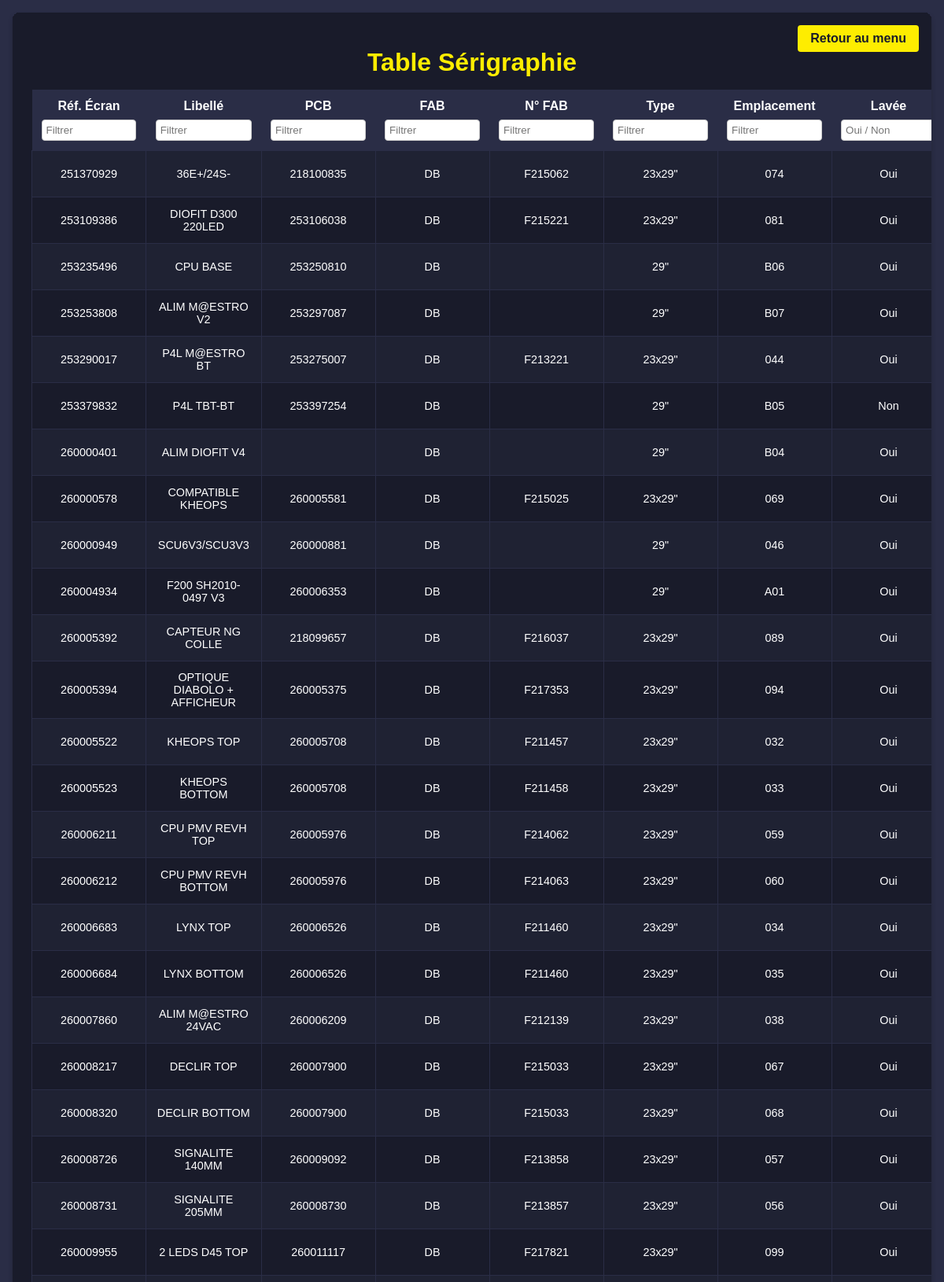
Screenshot of /ecran (signed in, upper part) with the database file from the repository.
### tables this page shows
CREATE TABLE "serigraphie" (
	"ref_ecran"	INTEGER UNIQUE,
	"libelle"	TEXT NOT NULL,
	"pcb"	INTEGER,
	"fab"	TEXT NOT NULL,
	"n_fab"	TEXT,
	"type"	TEXT NOT NULL,
	"n"	TEXT NOT NULL UNIQUE,
	"sorti"	INTEGER DEFAULT 0,
	"lave"	INTEGER DEFAULT 1,
	PRIMARY KEY("ref_ecran")
);

### APP.py (the view)
@app.route('/ecran')
def ecran():
    if 'prenom' not in session:
        return redirect('/')
    with get_db_connection() as conn:
        cursor = conn.cursor()
        cursor.execute('SELECT ref_ecran, libelle, pcb, fab, n_fab, type, n, sorti, lave FROM serigraphie')
        ecrans = cursor.fetchall()
    admin = session.get('admin', 0) == 1
    return render_template('ecran.html', ecrans=ecrans, admin=admin)

### APP.py (called while the page is built)
def get_db_connection():
    conn = sqlite3.connect(database)
    conn.row_factory = sqlite3.Row
    return conn

### Templates/ecran.html (shortened to what this page needs)
<!DOCTYPE html>
<html lang="fr">
<head>
    <link rel="stylesheet" href="Styles/ecran.css">
</head>
<body>
    <div class="container">
        <h1>Table Sérigraphie</h1>
        <a href="{{ url_for('index') }}" class="admin-link">Retour au menu</a>
        <table id="serigraphie-table">
            <thead>
                <tr>
                    <th>Réf. Écran<br><input type="text" class="filter-input" data-column="0" placeholder="Filtrer"></th>
                    <th>Libellé<br><input type="text" class="filter-input" data-column="1" placeholder="Filtrer"></th>
                    <th>PCB<br><input type="text" class="filter-input" data-column="2" placeholder="Filtrer"></th>
                    <th>FAB<br><input type="text" class="filter-input" data-column="3" placeholder="Filtrer"></th>
                    <th>N° FAB<br><input type="text" class="filter-input" data-column="4" placeholder="Filtrer"></th>
                    <th>Type<br><input type="text" class="filter-input" data-column="5" placeholder="Filtrer"></th>
                    <th>Emplacement<br><input type="text" class="filter-input" data-column="6" placeholder="Filtrer"></th>
                    <th>Lavée<br><input type="text" class="filter-input" data-column="7" placeholder="Oui / Non"></th>
                </tr>
            </thead>
            <tbody>
                {% for ecran in ecrans %}
                <tr>
                    <td>{{ ecran.ref_ecran }}</td>
                    <td>{{ ecran.libelle }}</td>
                    <td>{{ ecran.pcb }}</td>
                    <td>{{ ecran.fab }}</td>
                    <td>{{ ecran.n_fab }}</td>
                    <td>{{ ecran.type }}</td>
                    <td>{{ ecran.n }}</td>
                    <td>{{ 'Oui' if ecran.lave == 1 else 'Non' }}</td>
                </tr>
                {% endfor %}
            </tbody>
        </table>
    </div>
</body>
</html>

### Styles/ecran.css (style rules this page uses)
body { font-family: 'Lucida Sans', 'Lucida Sans Regular', 'Lucida Grande', 'Lucida Sans Unicode', Geneva, Verdana, sans-serif; background-color: #2A2D46; display: flex; justify-content: center; align-items: flex-start; margin: 0; padding: 1rem; box-sizing: border-box; }
.container { background-color: #191B2A; padding: 1.5rem; border-radius: 8px; box-shadow: 0 4px 6px rgba(0, 0, 0, 0.2); width: 100%; max-width: 100%; overflow-x: auto; box-sizing: border-box; }
.admin-link { position: fixed; top: 1rem; right: 1rem; z-index: 1000; display: block; padding: 0.5rem 1rem; background-color: #feed00; color: #191B2A; text-decoration: none; text-align: center; border-radius: 4px; font-weight: bold; }
h1 { color: #feed00; text-align: center; margin-bottom: 1rem; }
table { width: 100%; border-collapse: collapse; margin-bottom: 1rem; text-align: left; }
thead th { background-color: #2A2D46; color: white; padding: 0.75rem; font-size: 1rem; text-align: center; }
thead input { width: 90%; margin-top: 0.5rem; padding: 0.3rem; border: 1px solid #ccc; border-radius: 4px; }
tbody td { background-color: #191B2A; color: #ffffff; padding: 0.75rem; font-size: 0.9rem; border: 1px solid #2A2D46; text-align: center; }
tbody tr:nth-child(odd) td { background-color: #1F2233; }
td, th { min-width: 120px; word-wrap: break-word; }

### rows the page displays
serigraphie: ref_ecran "251370929", libelle "36E+/24S-", pcb "218100835", fab "DB", n_fab "F215062", type "23x29\"", n "074", lave "Oui"
serigraphie: ref_ecran "253109386", libelle "DIOFIT D300 220LED", pcb "253106038", fab "DB", n_fab "F215221", type "23x29\"", n "081", lave "Oui"
serigraphie: ref_ecran "253235496", libelle "CPU BASE", pcb "253250810", fab "DB", type "29\"", n "B06", lave "Oui"
serigraphie: ref_ecran "253253808", libelle "ALIM M@ESTRO V2", pcb "253297087", fab "DB", type "29\"", n "B07", lave "Oui"
serigraphie: ref_ecran "253290017", libelle "P4L M@ESTRO BT", pcb "253275007", fab "DB", n_fab "F213221", type "23x29\"", n "044", lave "Oui"
serigraphie: ref_ecran "253379832", libelle "P4L TBT-BT", pcb "253397254", fab "DB", type "29\"", n "B05", lave "Non"
serigraphie: ref_ecran "260000401", libelle "ALIM DIOFIT V4", fab "DB", type "29\"", n "B04", lave "Oui"
serigraphie: ref_ecran "260000578", libelle "COMPATIBLE KHEOPS", pcb "260005581", fab "DB", n_fab "F215025", type "23x29\"", n "069", lave "Oui"
serigraphie: ref_ecran "260000949", libelle "SCU6V3/SCU3V3", pcb "260000881", fab "DB", type "29\"", n "046", lave "Oui"
serigraphie: ref_ecran "260004934", libelle "F200 SH2010-0497 V3", pcb "260006353", fab "DB", type "29\"", n "A01", lave "Oui"
serigraphie: ref_ecran "260005392", libelle "CAPTEUR NG COLLE", pcb "218099657", fab "DB", n_fab "F216037", type "23x29\"", n "089", lave "Oui"
serigraphie: ref_ecran "260005394", libelle "OPTIQUE DIABOLO + AFFICHEUR", pcb "260005375", fab "DB", n_fab "F217353", type "23x29\"", n "094", lave "Oui"
serigraphie: ref_ecran "260005522", libelle "KHEOPS TOP", pcb "260005708", fab "DB", n_fab "F211457", type "23x29\"", n "032", lave "Oui"
serigraphie: ref_ecran "260005523", libelle "KHEOPS BOTTOM", pcb "260005708", fab "DB", n_fab "F211458", type "23x29\"", n "033", lave "Oui"
serigraphie: ref_ecran "260006211", libelle "CPU PMV REVH TOP", pcb "260005976", fab "DB", n_fab "F214062", type "23x29\"", n "059", lave "Oui"
serigraphie: ref_ecran "260006212", libelle "CPU PMV REVH BOTTOM", pcb "260005976", fab "DB", n_fab "F214063", type "23x29\"", n "060", lave "Oui"
serigraphie: ref_ecran "260006683", libelle "LYNX TOP", pcb "260006526", fab "DB", n_fab "F211460", type "23x29\"", n "034", lave "Oui"
serigraphie: ref_ecran "260006684", libelle "LYNX BOTTOM", pcb "260006526", fab "DB", n_fab "F211460", type "23x29\"", n "035", lave "Oui"
serigraphie: ref_ecran "260007860", libelle "ALIM M@ESTRO 24VAC", pcb "260006209", fab "DB", n_fab "F212139", type "23x29\"", n "038", lave "Oui"
serigraphie: ref_ecran "260008217", libelle "DECLIR TOP", pcb "260007900", fab "DB", n_fab "F215033", type "23x29\"", n "067", lave "Oui"
serigraphie: ref_ecran "260008320", libelle "DECLIR BOTTOM", pcb "260007900", fab "DB", n_fab "F215033", type "23x29\"", n "068", lave "Oui"
serigraphie: ref_ecran "260008726", libelle "SIGNALITE 140MM", pcb "260009092", fab "DB", n_fab "F213858", type "23x29\"", n "057", lave "Oui"
serigraphie: ref_ecran "260008731", libelle "SIGNALITE 205MM", pcb "260008730", fab "DB", n_fab "F213857", type "23x29\"", n "056", lave "Oui"
serigraphie: ref_ecran "260009955", libelle "2 LEDS D45 TOP", pcb "260011117", fab "DB", n_fab "F217821", type "23x29\"", n "099", lave "Oui"
